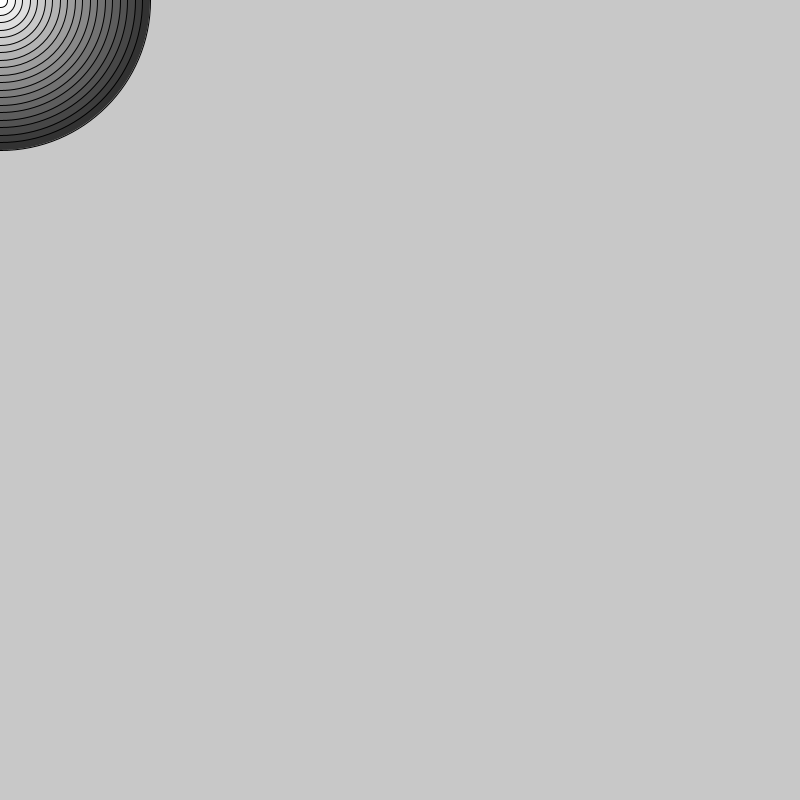
Frame 1 (no input)
Frame 60 (the mouse pressed at the canvas centre just before this capture): identical to frame 1, image omitted
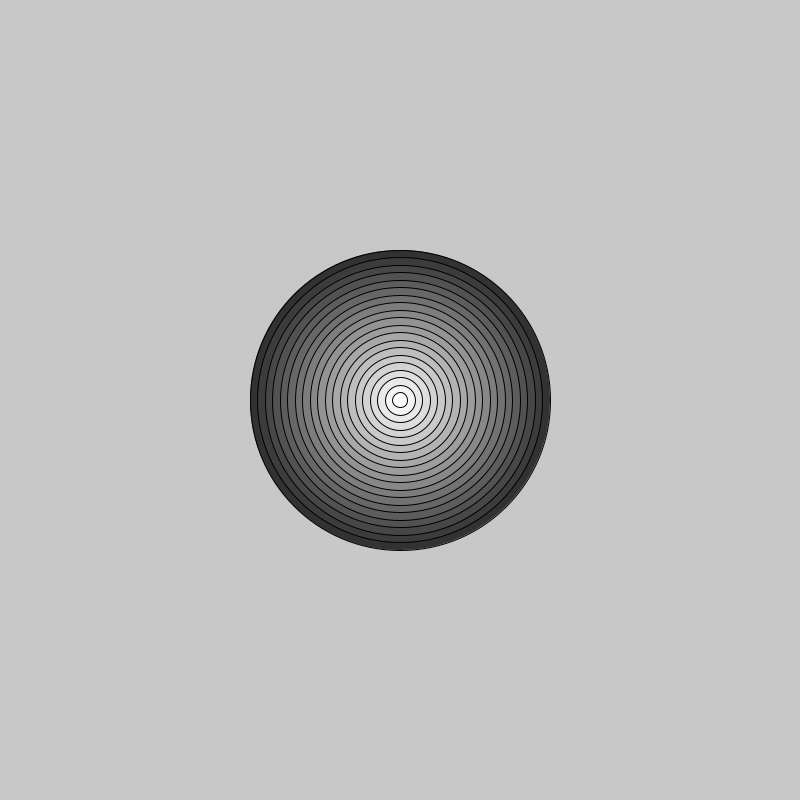
Frame 120 (the mouse held since frame 60 and released just before this capture)

The Processing sketch that drew these frames (run headless with seeded random() and noise(); from frame 60 on, the mouse is pressed at the canvas centre):

// Processing sketch: arraySnake2D
// ── arraySnake2D.pde
int size = 20;
int[][] pos = new int[size][size];
float scaleShape = 15.0;

void setup(){
  size(800,800);
}


void draw(){
  background(200);
  
  
  //mouse
  //if(mouseX!=pmouseX && mouseY != pmouseY){
    pos = newMouse(pos, mouseX, mouseY);
 //}
 
  
  /*
  //automate
  if(frameCount%4==0){
    posX = newMouse(posX, constrain(posX[posX.length-1]+(100-int(random(200))),0,width));
    posY = newMouse(posY, constrain(posY[posY.length-1]+(100-int(random(200))),0,width));
  }
  */
  for(int drawIt = 0; drawIt < pos.length; drawIt++){
    fill(map(drawIt,0,pos.length-1,50, 255));
    ellipse(pos[drawIt][0],pos[drawIt][1], (pos.length-drawIt)*scaleShape,(pos.length - drawIt)*scaleShape);
  }
}

int[][] newMouse(int[][] tempArray, int newDataX,int newDataY){
  
  for (int nM = 0; nM < tempArray.length-1; nM++){
    tempArray[nM][0] = tempArray[nM+1][0];
    tempArray[nM][1] = tempArray[nM+1][1];
  }
  tempArray[tempArray.length-1][0]= newDataX;
  tempArray[tempArray.length-1][1]= newDataY;
  //println(tempArray);
  return tempArray;
}
